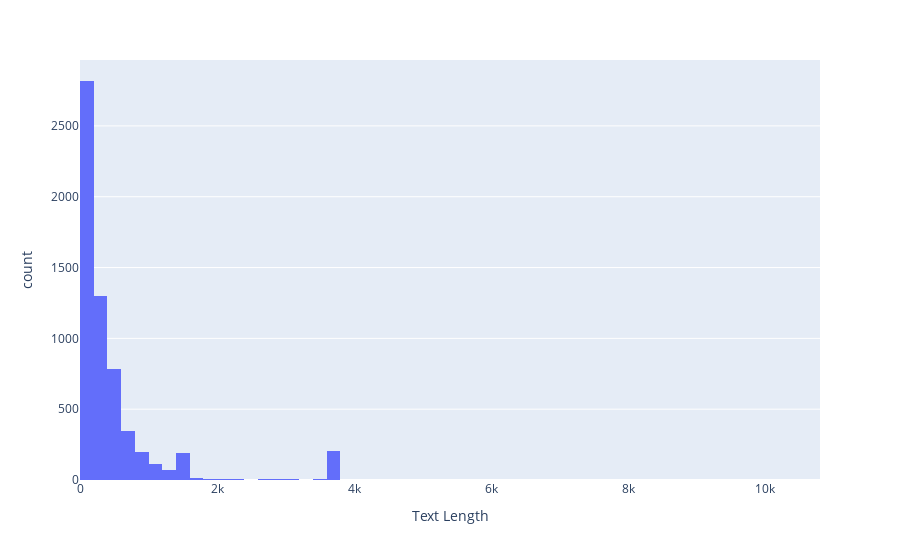

Notebook code cell kept with this figure:
### Code cell
import plotly.express as px
px.histogram(df, x="Text Length", nbins=100)

### Figure 1 — Plotly figure (JSON) as saved in the notebook; plotly's stock layout.template omitted (floating-point values rounded to 4 significant figures; data arrays with more than 128 entries replaced by an {"elided": "..."} marker saying what was removed)
{"data": [{"alignmentgroup": "True", "bingroup": "x", "hovertemplate": "Text Length=%{x}<br>count=%{y}<extra></extra>", "legendgroup": "", "marker": {"color": "#636efa", "pattern": {"shape": ""}}, "name": "", "nbinsx": 100, "offsetgroup": "", "orientation": "v", "showlegend": false, "x": {"elided": "6119 int values"}, "xaxis": "x", "yaxis": "y", "type": "histogram"}], "layout": {"xaxis": {"anchor": "y", "domain": [0.0, 1.0], "title": {"text": "Text Length"}}, "yaxis": {"anchor": "x", "domain": [0.0, 1.0], "title": {"text": "count"}}, "legend": {"tracegroupgap": 0}, "margin": {"t": 60}, "barmode": "relative"}}
